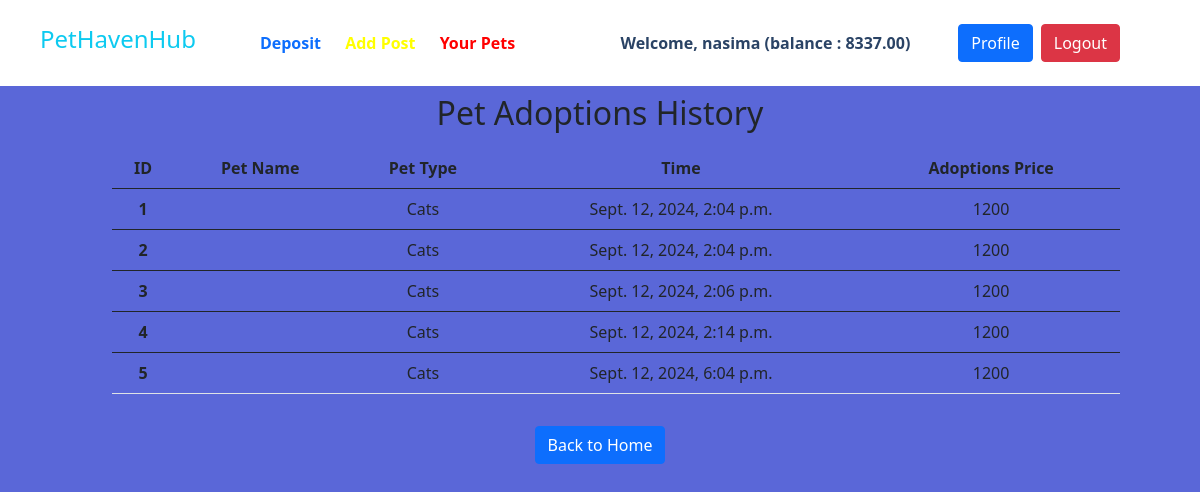
The app's page /pets/profile_history/ (signed in) with its own data.
### accounts/models.py (models this page shows, shortened)
class UserAccount(models.Model):
    user = models.OneToOneField(User, related_name='account', on_delete=models.CASCADE)
    account_no = models.IntegerField(unique=True)
    birth_date = models.DateField(null=True, blank=True)
    gender = models.CharField(max_length=10, choices=GENDER_TYPE)
    initial_deposite_date = models.DateField(auto_now_add=True)
    balance = models.DecimalField(default=0, max_digits=12, decimal_places=2)

### pets/models.py (models this page shows, shortened)
class PurchaseHistory(models.Model):
    user = models.ForeignKey(User, related_name='purchase_history', on_delete=models.CASCADE)
    pet = models.CharField(max_length=50)
    category_name = models.CharField(max_length=50)
    price = models.IntegerField()
    purchased_on = models.DateTimeField(auto_now_add=True)

### pets/views.py (the view)
# urls.py: path('profile_history/', views.profile_history, name='profile_history'),
@login_required
def profile_history(request):
    purchases = PurchaseHistory.objects.filter(user=request.user)
    return render(request, 'profile_history.html', {'purchases': purchases})

### pets/templates/profile_history.html
{% extends "base.html" %}
{% block content %}
<div class="text-center m-2">
    <h2> Pet Adoptions History</h2>
    <table class="table m-3">
        <thead>
          <tr>
            <th scope="col">ID</th>
            <th scope="col">Pet Name</th>
            <th scope="col">Pet Type</th>
            <th scope="col">Time</th>
            <th scope="col">Adoptions Price</th>
          </tr>
        </thead>
        {% for alb in purchases %}
        <tbody>
            <tr>
              <th scope="row">{{alb.pk}}</th>
              <td>{{alb.book}}</td>
              <td>{{alb.category_name}}</td>
              <td>{{alb.purchased_on}}</td>
              <td>{{alb.price}}</td>
            </tr>
        </tbody>
        {% endfor %}
      </table>
      <a href="{% url 'homepage' %}" class="btn btn-primary mt-3 mb-5">Back to Home</a>
      <br><br>
</div>
{% endblock  %}

### core/templates/navbar.html (shortened to what this page needs)
<nav class="flex items-center justify-between flex-wrap bg-white p-6 px-10">
    <div class="flex items-center flex-shrink-0 text-white mr-6">
        <h4 class="text-info">PetHavenHub</h4>
    </div>
    <div class="w-full block flex-grow lg:flex lg:items-center lg:w-auto px-10">
        {% if request.user.is_authenticated %}
            <div class="text-md lg:flex-grow">
                <span style="text-decoration: none; font-weight: bold;margin-right: 20px;">
                    <a href="{% url 'deposit_money' %}" style="text-decoration: none; font-weight: bold;">Deposit</a>
                </span>
                <span style="text-decoration: none; font-weight: bold;margin-right: 20px;">
                    <a href="{% url 'add_post' %}" style="text-decoration: none; font-weight: bold; color: yellow;">Add Post</a>
                </span>
                <span style="text-decoration: none; font-weight: bold;">
                    <a href="{% url 'author_post_pets' %}" style="text-decoration: none; font-weight: bold; color: red;">Your Pets</a>
                </span>
            </div>
            <div class="flex w-auto">
                <div class="text-blue-900 my-auto font-black px-5">Welcome, {{ request.user.first_name }} (balance : {{request.user.account.balance}}) </div>
                <div class="d-flex gap-2">
                    <a href="{% url 'profile' %}" class="btn btn-primary">Profile</a>
                    <a href="{% url 'logout' %}" class="btn btn-danger">Logout</a>
                </div>
            </div>
        {% endif %}
    </div>
</nav>

### records on screen
PurchaseHistory: pk "1", category_name "Cats", purchased_on "Sept. 12, 2024, 2:04 p.m.", price "1200"
PurchaseHistory: pk "2", category_name "Cats", purchased_on "Sept. 12, 2024, 2:04 p.m.", price "1200"
PurchaseHistory: pk "3", category_name "Cats", purchased_on "Sept. 12, 2024, 2:06 p.m.", price "1200"
PurchaseHistory: pk "4", category_name "Cats", purchased_on "Sept. 12, 2024, 2:14 p.m.", price "1200"
PurchaseHistory: pk "5", category_name "Cats", purchased_on "Sept. 12, 2024, 6:04 p.m.", price "1200"

### other values on screen
{{ request.user.first_name }} "nasima"
{{ request.user.account.balance }} "8337.00"
